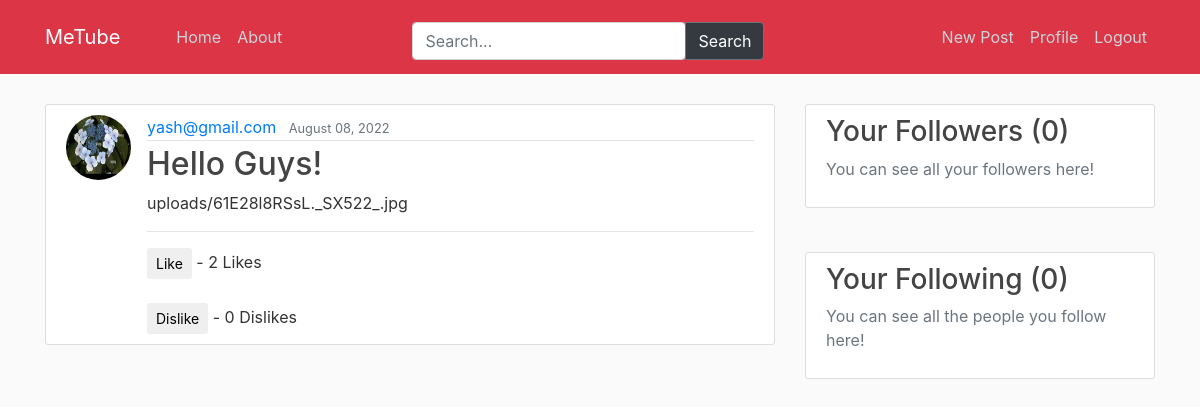
Before: /post/11/ (signed in) with the older database file.
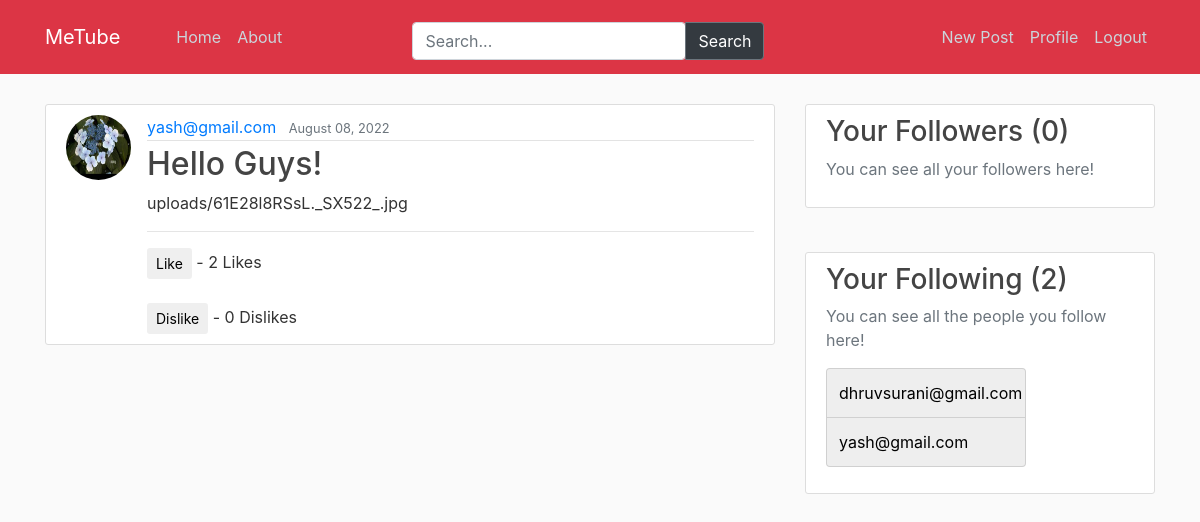
After: the same page with the newer database file.
### users/models.py (models this page shows, shortened)
class CustomUser(AbstractBaseUser, PermissionsMixin):
    username = models.CharField(max_length=255, unique=True, null=True)
    email = models.EmailField(_('email address'), unique=True)
    first_name = models.CharField(max_length=255, unique=False, null=True)
    last_name = models.CharField(max_length=255, unique=False, null=True)
    is_staff = models.BooleanField(default=False)
    is_active = models.BooleanField(default=True)
    date_joined = models.DateTimeField(default=timezone.now)
    USERNAME_FIELD = 'email'
    REQUIRED_FIELDS = []
    objects = CustomUserManager()
    def __str__(self):
        return self.email

class Profile(models.Model):
    user = models.OneToOneField(get_user_model(), on_delete=models.CASCADE)
    image = models.ImageField(default='default.jpg', upload_to='profile_pics')
    following = models.ManyToManyField(CustomUser, related_name="following")
    followers = models.ManyToManyField(CustomUser, related_name="followers")

### video_post/views.py (the view)
# urls.py: path('post/<int:pk>/', PostDetailView.as_view(), name='post-detail'),
class PostDetailView(DetailView):
    model = VideoPost
    success_url = '/'
    def get_context_data(self, *args, **kwargs):
        context = super(PostDetailView,
             self).get_context_data(*args, **kwargs)
        likes = get_object_or_404(VideoPost, id=self.kwargs['pk'])
        total_likes = likes.total_likes()
        dislikes = get_object_or_404(VideoPost, id=self.kwargs['pk'])
        total_dislikes = dislikes.total_dislikes()
        context["total_likes"] = total_likes
        context["total_dislikes"] = total_dislikes
        return context

### video_post/models.py (called while the page is built)
    def total_likes(self):
        return self.likes.count()

    def total_dislikes(self):
        return self.dislikes.count()

### video_post/templates/video_post/videopost_detail.html (shortened to what this page needs)
{% extends "video_post/base.html" %}
{% block content %}
    <article class="media content-section">
        <img class="rounded-circle article-img" src="{{ object.creator.profile.image.url }}" alt="image">
      <div class="media-body">
        <div class="article-metadata">
          <a class="mr-2" href="{% url 'user-posts' object.creator %}">{{ object.creator }}</a>
          <small class="text-muted">{{ object.date_posted|date:"F d, Y" }}</small>
        </div>
        <h2 class="article-title">{{ object.title }}</h2>
        <p class="article-content">{{ object.content }}</p>
          <hr>
          <form action="{% url 'like-post' object.pk %}" method="POST">
              {% if request.user.is_authenticated %}
              {% if request.user in object.likes.all %}
              <button type="submit" name="post_id" value="{{ object.id }}" class="btn btn-primary btn-sm">Like</button>
              - {{ total_likes }} Likes
              {% else %}
              <button type="submit" name="post_id" value="{{ object.id }}" class="btn btn-white btn-sm">Like</button>
              - {{ total_likes }} Likes
              {% endif %}
          </form>
          <br>
           <form action="{% url 'dislike-post' object.pk %}" method="POST">
              {% if request.user in object.dislikes.all %}
              <button type="submit" name="post_id" value="{{ object.id }}" class="btn btn-primary btn-sm">Dislike</button>
              - {{ total_dislikes }} Dislikes
              {% else %}
              <button type="submit" name="post_id" value="{{ object.id }}" class="btn btn-white btn-sm">Dislike</button>
              - {{ total_dislikes }} Dislikes
              {% endif %}
              {% endif %}
          </form>
        </div>
    </article>
{% endblock content %}

### video_post/templates/video_post/base.html (shortened to what this page needs)
{% load static %}
<!DOCTYPE html>
<html xml:lang="en">
<head>
    <link rel="stylesheet" href="https://cdn.jsdelivr.net/npm/bootstrap@4.0.0/dist/css/bootstrap.min.css"
>
    <link rel="stylesheet" type="text/css" href="{% static 'video_post/main.css' %}">
</head>
<body>
    <header class="site-header">
      <nav class="navbar navbar-expand-md navbar-dark bg-danger fixed-top">
        <div class="container">
          <a class="navbar-brand mr-5" href="/">MeTube</a>
          <div class="collapse navbar-collapse" id="navbarToggle">
            <div class="navbar-nav mr-auto">
              <a class="nav-item nav-link" href="/">Home</a>
              <a class="nav-item nav-link" href="#">About</a>
            </div>
              <div class="input-group pr-5 mr-auto col-5">
                <form action="{% url 'search_result' %}" method="get">
                  <input class="form-control" name="q" type="text" placeholder="Search...">
                </form>
                  <div class="input-group-append">
                    <button class="btn btn-outline-secondary bg-dark text-white" type="submit">Search</button>
                  </div>
              </div>
            <div class="navbar-nav">
                {% if user.is_authenticated %}
                  <a class="nav-item nav-link" href="{% url 'post-create' %}">New Post</a>
                  <a class="nav-item nav-link" href="{% url 'profile' %}">Profile</a>
                  <a class="nav-item nav-link" href="{% url 'logout' %}">Logout</a>
                {% else %}
                  <a class="nav-item nav-link" href="{% url 'login' %}">Login</a>
                  <a class="nav-item nav-link" href="{% url 'register' %}">Register</a>
                {% endif %}
            </div>
          </div>
        </div>
      </nav>
    </header>
    <main role="main" class="container">
        <div class="row">
            <div class="col-md-8">
                <br>
              {% block content %}{% endblock %}
            </div>
            {% if user.is_authenticated %}
            <div class="col-md-4">
                <br>
              <div class="content-section">
                <h3>Your Followers ({{request.user.profile.followers.count}})</h3>
                <p class='text-muted'>You can see all your followers here!
                </p>
              </div>
                <br>
              <div class="content-section">
                <h3>Your Following ({{request.user.profile.following.count}})</h3>
                <p class='text-muted'>You can see all the people you follow here!
                  <div class="vertical-menu">
                  {% for follower in request.user.profile.following.all %}
                    <a class="list-group-item list-group-item-light" href="{% url 'user-posts' follower %}">{{follower}}</a>
                  {% endfor %}
                  </div>
                </p>
              </div>
            </div>
            {% endif %}
        </div>
    </main>
</body>
</html>

Changed rows visible on the page:
changed CustomUser (number 1 of 3 on the later page): user.profile.following.count "0" → "2"
now on this page (row unchanged): CustomUser: email "dhruvsurani@gmail.com"
now on this page (row unchanged): CustomUser: email "yash@gmail.com"
